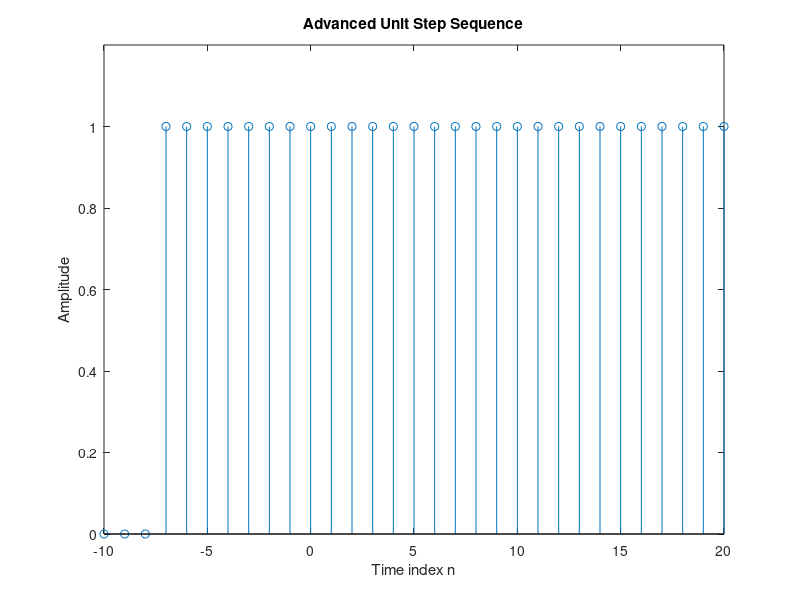

The MATLAB script that drew this image:
% Program Q1_5
% Generation of an ADVANCED Unit Step Sequence 
clf;
% Generate a vector from -10 to 20
n = -10:20;
% Generate the ADVANCED unit step sequence
sd = [zeros(1,3) ones(1,28)];
% Plot the ADVANCED unit step sequence
stem(n,sd);
xlabel('Time index n');ylabel('Amplitude');
title('Advanced Unit Step Sequence');
axis([-10 20 0 1.2]);
